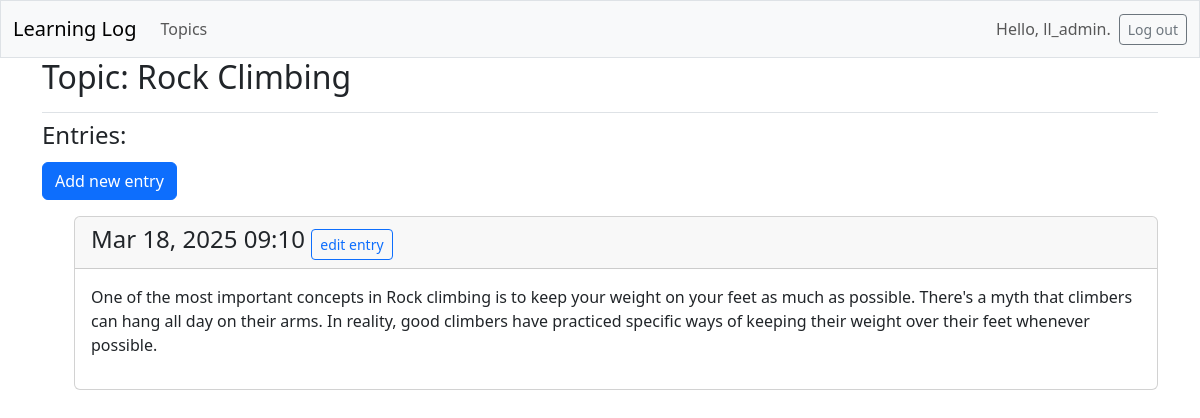
The page /topics/2/ (signed in) on the database its author committed.
### learning_logs/models.py (models this page shows, shortened)
class Topic(models.Model):
    text = models.CharField(max_length=200)
    date_added = models.DateTimeField(auto_now_add = True)
    owner = models.ForeignKey(User, on_delete=models.CASCADE)
    def __str__(self):
        return self.text

class Entry(models.Model):
    topic = models.ForeignKey(Topic,on_delete = models.CASCADE)
    text = models.TextField()
    date_added = models.DateTimeField(auto_now_add = True)
    class Meta:
        verbose_name_plural = 'entries'

### learning_logs/views.py (the view)
# urls.py: path('topics/<int:topic_id>/',views.topic,name='topic'),
@login_required
def topic(request, topic_id):
    topic = Topic.objects.get(id=topic_id)
    if topic.owner != request.user:
        raise Http404
    entries = topic.entry_set.order_by('-date_added')
    context = {'topic': topic, 'entries': entries}
    return render(request, 'learning_logs/topic.html', context)

### learning_logs/templates/learning_logs/topic.html
{% extends 'learning_logs/base.html' %}
{% block page_header %}
  <h2>Topic: {{ topic }}</h2>
{% endblock page_header %}
{% block content %}
  <h4>Entries:</h4>
  <p>
    <a class="btn btn-primary mt-1" href="{% url 'learning_logs:new_entry' topic.id %}">Add new entry</a>
  </p>
  <ul>
    {% for entry in entries %}
    <div class="card mb-3">
      <h4 class="card-header">
        {{ entry.date_added|date:'M d, Y H:i' }}
        <small><a class="btn btn-outline-primary btn-sm mt-1" href="{% url 'learning_logs:edit_entry' entry.id %}">
          edit entry</a></small>
      </h4>
      <div class="card-body">{{ entry.text|linebreaks }}</div>
    </div>
  {% empty %}
    <p>There are no entries for this topic yet.</p>
  {% endfor %}
  </ul>
{% endblock content %}

### learning_logs/templates/learning_logs/base.html (shortened to what this page needs)
<!doctype html>
<html lang="en">
<head>
  {% load django_bootstrap5 %}
  {% bootstrap_css %}
</head>
<body>
  <nav class="navbar navbar-expand-md navbar-light bg-light md-4 border">
    <div class="container-fluid">
      <a class="navbar-brand" href="{% url 'learning_logs:index' %}">Learning Log</a>
      <div class="collapse navbar-collapse" id="navbarCollapse">
        <ul class="navbar-nav me-auto mb-2 mb-md-0">
          <li class="nav-item">
            <a class="nav-link" href="{% url 'learning_logs:topics' %}">Topics</a></li>
        </ul>
        <ul class="navbar-nav ms-auto mb-2 mb-md-0">
          {% if user.is_authenticated %}
            <li class="nav-item">
              <span class="navbar-text me-2">Hello, {{ user.username }}.
                </span></li>
          {% endif %}
        </ul>
        {% if user.is_authenticated %}
          <form action="{% url 'accounts:logout' %}" method="post">
            <button name="submit" class="btn btn-outline-secondary btn-sm">Log out</button>
          </form>
        {% endif %}
      </div>
    </div>
  </nav>
  <main class="container">
    <div class="pb-2 mb-2 border-bottom">
      {% block page_header %}{% endblock page_header %}
    </div>
    <div>
      {% block content %}{% endblock content %}
    </div>
  </main>
</body>
</html>

### rows shown on the page
Topic: text "Rock Climbing"
Entry: date_added "Mar 18, 2025 09:10", text "One of the most important concepts in Rock climbing is to keep your weight on your feet as much as possible. There's a myth that climbers can hang all day on their arms. In reality, good climbers have practiced specific ways of keeping their weight over their feet whenever possible."

### other values the page prints
{{ user.username }} "ll_admin"
